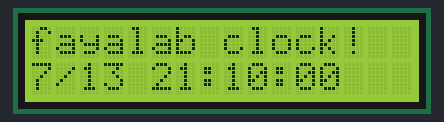
Recording of a sketch running on a simulated Arduino Uno, built with avr-gcc and run on an emulated ATmega328P. Shown: 16×2 character LCD. Wiring (inferred from the names in the program): DS1307 clock at I2C address 0x68. The local clock reads 2024-03-15 10:24:30 at power-on unless the sketch sets it.

Above: at 0.2 s.
At 128.02 s:
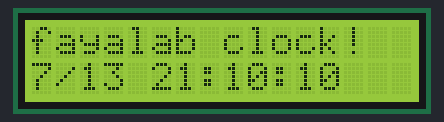

Measured:
- what the display in image 0 shows lasts 54.9 s, from 0.1 s to 55.0 s

The sketch:

i2cLCDClockRTC.ino
```cpp
#include <Wire.h>
#include <LiquidCrystal_I2C.h>   //library
LiquidCrystal_I2C lcd(0x27, 2, 1, 0, 4, 5, 6, 7, 3, POSITIVE);  // Set the LCD I2C address
#define DS1307_ADDRESS 0x68

byte zero = 0x00; //workaround for issue #527

void setup()  {
  Wire.begin();
  Serial.begin(9600);

  lcd.begin(16, 2);  // initialize the lcd for 16 chars 2 lines, turn on backlight
  lcd.backlight();
  // Print a message to the LCD.
  lcd.print("fayalab clock!");
  //lcd.setCursor(8, 1); //set Starting position
  //lcd.print("times"); //print counter
}

void loop()
{
  printDate();
  //First you need to setting the current time! then comment it like this afterward !
  setDateTime();  //SETtime
}

byte bcdToDec(byte val)  {
// Convert binary coded decimal to normal decimal numbers
  return ( (val/16*10) + (val%16) );
}

byte decToBcd(byte val){
// Convert normal decimal numbers to binary coded decimal
  return ( (val/10*16) + (val%10) );
}


void printDate(){
  // Reset the register pointer
  Wire.beginTransmission(DS1307_ADDRESS);

  byte zero = 0x00;
  Wire.write(zero);
  Wire.endTransmission();

  Wire.requestFrom(DS1307_ADDRESS, 7);

  int second = bcdToDec(Wire.read());
  int minute = bcdToDec(Wire.read());
  int hour = bcdToDec(Wire.read() & 0b111111); //24 hour time
  int weekDay = bcdToDec(Wire.read()); //0-6 -> sunday - Saturday
  int monthDay = bcdToDec(Wire.read());
  int month = bcdToDec(Wire.read());
  int year = bcdToDec(Wire.read());
  int sp ;

  sp = hour*100 + minute;
  lcd.setCursor(0, 1); //set Starting position
  //lcd.print(year);
  //lcd.print("/");
  lcd.print(month);
  lcd.print("/");
  lcd.print(monthDay);
  lcd.print(" ");
  lcd.print(hour);
  lcd.print(":");
  lcd.print(minute);
  lcd.print(":");
  lcd.print(second);
  //lcd.print("");
}


void setDateTime(){

  byte second =      00; //0-59
  byte minute =      10; //0-59
  byte hour =        21; //0-23
  byte weekDay =     3; //1-7
  byte monthDay =    13; //1-31
  byte month =       7; //1-12
  byte year  =       16; //0-99

  Wire.beginTransmission(DS1307_ADDRESS);
  Wire.write(zero); //stop Oscillator

  Wire.write(decToBcd(second));
  Wire.write(decToBcd(minute));
  Wire.write(decToBcd(hour));
  Wire.write(decToBcd(weekDay));
  Wire.write(decToBcd(monthDay));
  Wire.write(decToBcd(month));
  Wire.write(decToBcd(year));

  Wire.write(zero); //start
  Wire.endTransmission();

}
```
